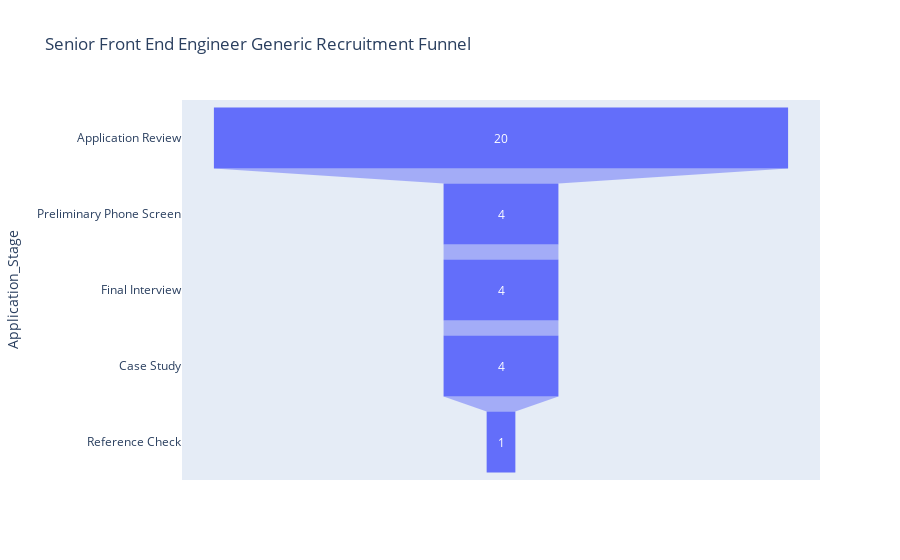

The notebook cell saved with this chart:
### Markdown cell above
The plot funnel for the Finance Data Analyst role again indicates that either (1) the role is still opened and has not yet been filled or (2) the data on Greenhouse has been captured incorrectly. Interestingly, the application stages here are different to that of the 'Head of Customer Success' role. This points to the possibility of having to 'standardize' the stages in order for us to compare the funnels and create universal KPIs and metrics.

### Code cell
# Now lets look at the 'Senior Front End Engineer Generic' role:

data = dict(
    No_of_Candidates=sfe_counts,
    Application_Stage=sfe_stages)
fig = px.funnel(data, x='No_of_Candidates', y='Application_Stage', title='Senior Front End Engineer Generic Recruitment Funnel',)
fig.show()

### Figure 1 — Plotly figure (JSON) as saved in the notebook; plotly's stock layout.template omitted (floating-point values rounded to 4 significant figures)
{"data": [{"hovertemplate": "No_of_Candidates=%{x}<br>Application_Stage=%{y}<extra></extra>", "legendgroup": "", "marker": {"color": "#636efa"}, "name": "", "orientation": "h", "showlegend": false, "type": "funnel", "x": [20, 4, 4, 4, 1], "xaxis": "x", "y": ["Application Review", "Preliminary Phone Screen", "Final Interview", "Case Study", "Reference Check"], "yaxis": "y"}], "layout": {"legend": {"tracegroupgap": 0}, "title": {"text": "Senior Front End Engineer Generic Recruitment Funnel"}, "xaxis": {"anchor": "y", "domain": [0, 1], "title": {"text": "No_of_Candidates"}}, "yaxis": {"anchor": "x", "domain": [0, 1], "title": {"text": "Application_Stage"}}}}
